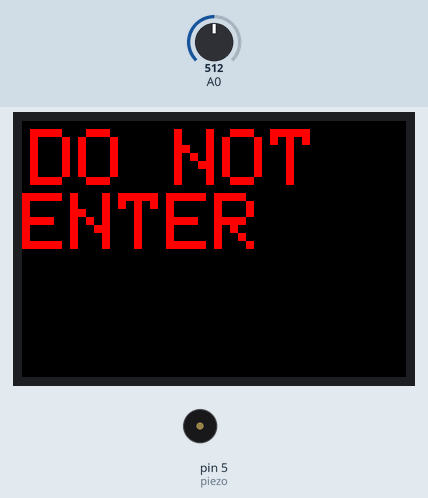
Recording of a sketch running on a simulated Arduino Uno, built with avr-gcc and run on an emulated ATmega328P. Parts: 96×64 colour display, buzzer (waves = sounding). The inputs (shaded band) are chosen by the test bench; at power-on: A0 = 512. What the sketch prints to the serial monitor is not drawn.

Above: at 1.3 s.
1.4 s: A0 set to 235
2.9 s: A0 set to 209
At 4.1 s:
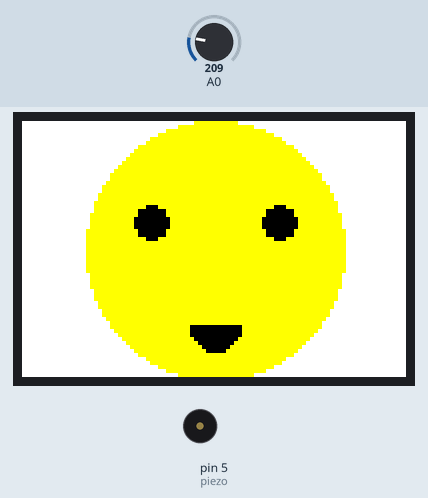
4.4 s: A0 set to 410
At 4.72 s:
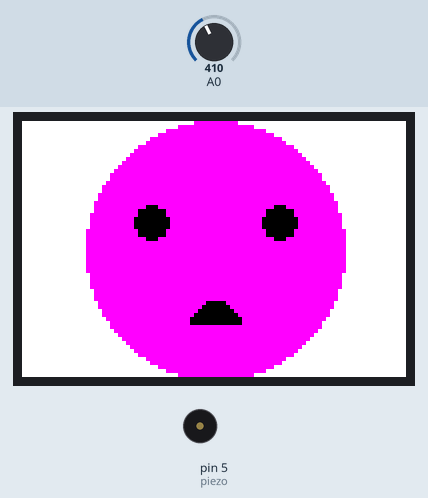
6.4 s: A0 set to 790
7.9 s: A0 set to 807
At 8.5 s:
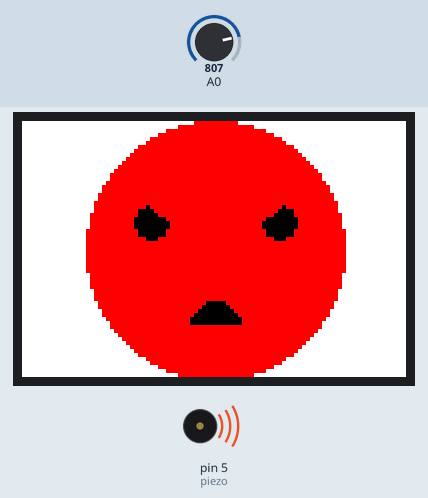
9.4 s: A0 set to 1006
10.9 s: A0 set to 1023
At 11.6 s:
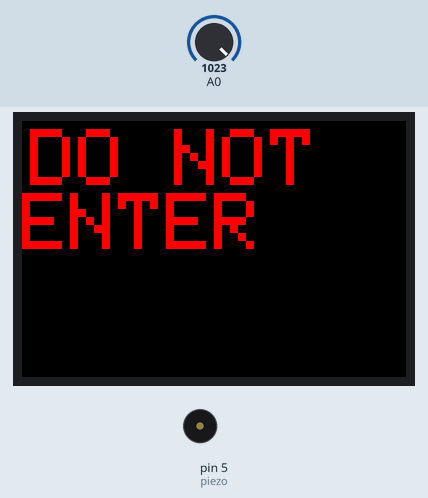
Timing chart, 0 to 13.6 s (numbered marks = the images above; inputs shaded):
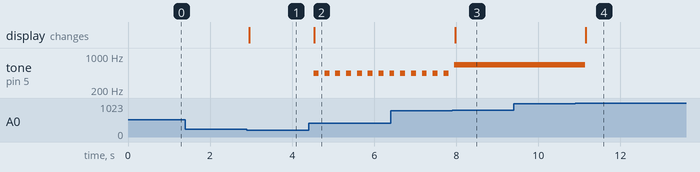

Measured:
- the behaviour switches between 221 and 220 on A0 (found by bisection; images 0 and 1)
- the behaviour switches between 800 and 801 on A0 (found by bisection; images 2 and 3)
- the behaviour switches between 1022 and 1023 on A0 (found by bisection; images 3 and 4)
- after the input at 1.4 s, every drawn part: stays the same
- after the input at 2.9 s, the display: changes after 0.06 s (image 1)
- after the input at 4.4 s, tone on pin 5 (piezo): alternates 440 Hz for 0.12 s and silent for 0.14 s, starting after 0.13 s; the display: changes after 0.14 s (image 2)
- after the input at 7.9 s, the display: changes after 0.07 s (image 3)
- after the input at 9.4 s, every drawn part: stays the same
- after the input at 10.9 s, tone on pin 5 (piezo): 660 Hz → silent after 0.25 s; the display: changes after 0.26 s (image 4)

The sketch:

OneWayWillie.ino
```cpp
#include <Adafruit_GFX.h>
#include <Adafruit_SSD1331.h>
#include <SPI.h>


// *courtesy Adafruit SSD1331 library example*

// OLED pins on MKR WiFi 1010
#define sclk 9
#define mosi 8
#define cs   4
#define rst  7
#define dc   6

// Color definitions
#define BLACK           0x0000
#define BLUE            0x001F
#define RED             0xF800
#define GREEN           0x07E0
#define CYAN            0x07FF
#define MAGENTA         0xF81F
#define YELLOW          0xFFE0
#define WHITE           0xFFFF

// using hardware SPI pins
Adafruit_SSD1331 display = Adafruit_SSD1331(&SPI, cs, dc, rst);


enum Distance: byte {
  FAR,
  NEAR,
  NEARER,
  NEAREST,
  BEHIND
};
const int distanceColors[] = {YELLOW, YELLOW, MAGENTA, RED, RED};

const int piezo = 5;
int proximity = FAR;
int priorProximity = BEHIND;
int priorScreen = CYAN;

void setup() {

  Serial.begin(9600);
  pinMode(piezo, OUTPUT);

  Serial.println("Initializing...");

  display.begin();
  display.fillScreen(priorScreen);

}

void loop() {

  // Sharp GP2Y0A60SZLF Analog Distance Sensor 10-150cm, 5V
  int sensorValue = analogRead(A0);
  Serial.print("sensorValue: ");
  Serial.println(sensorValue);

  if (sensorValue == 1023) {
    proximity = BEHIND;
  } else if (sensorValue > 800) {
    proximity = NEAREST;
  } else if (sensorValue > 400) {
    proximity = NEARER;
  } else if (sensorValue > 220) {
    proximity = NEAR;
  } else {
    proximity = FAR;
  }
  Serial.print("proximity: ");
  Serial.println(proximity);


  // ignore movement starting behind sensor
  if (proximity == BEHIND) {
    priorProximity = BEHIND;
  } else if (proximity < priorProximity) {
    priorProximity = proximity;
  }

  Serial.print("priorProximity: ");
  Serial.println(priorProximity);


  // buzz when too close, escalating pitch and speed with proximity
  // but only movement toward sensor
  if (priorProximity > 0) {
    noTone(piezo);
    drawFace(BEHIND);
  } else {
    if (proximity > 0) {
      tone(piezo, proximity * 220, 30 * proximity * proximity);
    }
    drawFace(proximity);
  }

  // for sensor, not tone (which uses own timer)
  delay(250);

}

void drawFace(byte distance) {

  const uint16_t eyeRadius = 4;
  const uint16_t mouthRadius = 6;

  if (distance == BEHIND) {

    if (priorScreen != BLACK) {
      display.fillScreen(BLACK);
      priorScreen = BLACK;
    }

    display.setCursor(2,2);
    display.setTextColor(distanceColors[distance]);
    display.setTextSize(2);
    display.println("DO NOT ENTER");

  } else {

    if (priorScreen != WHITE) {
      display.fillScreen(WHITE);
      priorScreen = WHITE;
    }

    // head
    display.fillCircle(display.width() / 2, display.height() / 2, display.height() / 2, distanceColors[distance]);

    // eyes
    display.fillCircle(display.width() / 3, 2 * display.height() / 5, eyeRadius, BLACK);
    display.fillCircle(2 * display.width() / 3, 2 * display.height() / 5, eyeRadius, BLACK);

    if (distance == NEAREST) {
      // mask eyes to look angry
      display.fillTriangle(display.width() / 3, 2 * display.height() / 5 - eyeRadius,
      2 * display.width() / 3, 2 * display.height() / 5 - eyeRadius,
      display.width() / 2, display.height() / 2, distanceColors[distance]);
    }

    // mouth
    display.fillCircle(display.width() / 2, 4 * display.height() / 5, mouthRadius, BLACK);

    if ((distance == NEAREST) || (distance == NEARER)) {
      // mask mouth circle to look worried
      display.fillRect(display.width() / 2 - mouthRadius, 4 * display.height() / 5,
        mouthRadius * 2 + 1, mouthRadius + 1, distanceColors[distance]);
    } else if (distance == FAR) {
      // mask mouth circle to create smile
      display.fillRect(display.width() / 2 - mouthRadius, 4 * display.height() / 5 - mouthRadius,
        mouthRadius * 2 + 1, mouthRadius, distanceColors[distance]);
    }

  }

}
```
